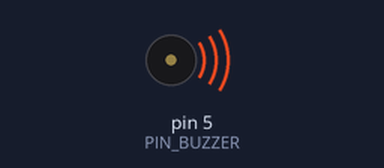
Bench run of a sketch on a simulated Arduino Uno, built with avr-gcc and run on an emulated ATmega328P. Shown: buzzer (waves = sounding).

Above: at 0.1 s.
At 12.8 s:
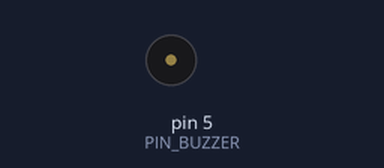
Timing chart, 0 to 14.3 s (numbered marks = the images above):
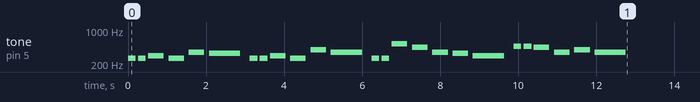

The sketch:

happy_birthday.ino
```cpp
// --- ASSIGNACIÓ DE PINS ---
const int PIN_BUZZER = 5;

// --- DEFINICIÓ DE LES NOTES MUSICALS (Freqüències en Hz) ---
#define NOTE_C4  262  // Do
#define NOTE_D4  294  // Re
#define NOTE_E4  330  // Mi
#define NOTE_F4  349  // Fa
#define NOTE_G4  392  // Sol
#define NOTE_A4  440  // La
#define NOTE_AS4 466  // La# / Sib
#define NOTE_C5  523  // Do (octava superior)

// --- LA MELODIA (Llista de notes consecutives) ---
int melodia[] = {
  NOTE_C4, NOTE_C4, NOTE_D4, NOTE_C4, NOTE_F4, NOTE_E4,        // Happy Birthday to you
  NOTE_C4, NOTE_C4, NOTE_D4, NOTE_C4, NOTE_G4, NOTE_F4,        // Happy Birthday to you
  NOTE_C4, NOTE_C4, NOTE_C5, NOTE_A4, NOTE_F4, NOTE_E4, NOTE_D4, // Happy Birthday dear Mascota...
  NOTE_AS4, NOTE_AS4, NOTE_A4, NOTE_F4, NOTE_G4, NOTE_F4       // Happy Birthday to you!
};

// --- LA DURADA DE CADA NOTA (en mil·lisegons) ---
int durades[] = {
  200, 200, 400, 400, 400, 800,
  200, 200, 400, 400, 400, 800,
  200, 200, 400, 400, 400, 400, 800,
  200, 200, 400, 400, 400, 800
};

// Calculem automàticament quantes notes té la cançó
int totalNotes = sizeof(melodia) / sizeof(melodia[0]);

void setup() {
  pinMode(PIN_BUZZER, OUTPUT);

  // Un bucle "for" que recorre la llista nota per nota
  for (int i = 0; i < totalNotes; i++) {

    // Toquem la nota actual amb la seva durada corresponent
    tone(PIN_BUZZER, melodia[i], durades[i]);

    // IMPORTANT: Deixem un petit silenci entre nota i nota (un 30% més de la seva durada)
    // Si no ho fessim, les notes es col·lapsarien i sonaria com un xiulet continu sense ritme
    int pausaEntreNotes = durades[i] * 1.30;
    delay(pausaEntreNotes);

    // Apaguem el so abans de la següent nota
    noTone(PIN_BUZZER);
  }
}

void loop() {
  // El loop queda buit perquè la cançó ja ha sonat un cop al setup i ha acabat.
}
```
